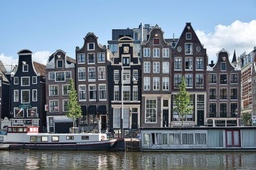
#> input picture Lab 02/1907121/images/buildings.jpg, 256 x 170 px, shrunk from 700 x 464 before the run, given in place of line5.jpg, which was not available
$ python -i three_hys.py   (imports and definitions only)   (older library calls are emulated)
#> lines starting #> are read from the running program, lines starting #| are printed output that depends on the picture; after the words box and inside, x2 and y2 are one past the last pixel; in counts of white or black regions, pixels touching at a corner belong together; long printed decimals are rounded; pictures that were not available may be replaced by others from this repository, and a replacement may not be noted
### Lab 02/1907121/edge_detection.py
import cv2
import numpy as np
import math
from matplotlib import pyplot as plt

from convolution import normalize
from convolution import convolve
from kernel_generator import *


def get_kernel():
    sigma = 0.7
    kernel,formatted_kernel = generateGaussianKernel(sigmaX=sigma, sigmaY=sigma, MUL=7)

    h = len(kernel)

    kernel_x = np.zeros((h,h))
    kernel_y = np.zeros((h,h))

    mn1 = 100
    mn2 = 100

    cx = h//2
    for x in range(h):
        for y in range(h):

            act_x = (x-cx)
            act_y = (y-cx)

            c1 = -act_x / (sigma ** 2)
            c2 = -act_y / (sigma ** 2)

            kernel_x[x,y] = c1 * kernel[x,y]
            kernel_y[x,y] = c2 * kernel[x,y]

            if kernel_x[x,y] != 0:
                mn1 = min(abs(kernel_x[x,y]),mn1)

            if kernel_y[x,y] != 0:
                mn2 = min(abs(kernel_y[x,y]),mn2)

    dr1 = (kernel_x / mn1).astype(int)
    dr2 = (kernel_y / mn2).astype(int)

    # print("x & y")
    print(dr1)
    print(dr2)
    print("Kernel_x\n",kernel_x)
    print("Kernel_y\n",kernel_y)
    return (kernel_y,kernel_x)

def merge(image_horiz, image_vert):
    height, width = image_horiz.shape
    out = np.zeros_like(image_horiz, dtype='float32')

    for x in range(0, height):
        for y in range(0, width):
            dx = image_horiz[x,y]
            dy = image_vert[x,y]

            res = math.sqrt( dx**2 + dy**2 )
            out[x,y] = res

    #out = normalize(out)
    return out

def find_next_threeshold(image, t = -1):
    total1 = 0
    total2 = 0
    c1 = 0
    c2 = 0

    h,w = image.shape
    for x in range(h):
        for y in range(w):
            px = image[x][y]
            if px > t:
                total2 += px
                c2 += 1
            else:
                total1 += px
                c1 += 1
    mu1 = total1 / c1
    mu2 = total2 / c2

    return (mu1 + mu2) / 2


def find_threeshold(image):
    total = 0
    h,w = image.shape
    for x in range(h):
        for y in range(w):
            px = image[x,y]
            total += px
    oldT = total / (h * w)

    newT = find_next_threeshold(image=image,t=oldT)
    while( abs(newT - oldT) > 0.1 ** 6 ) :
        oldT = newT
        newT = find_next_threeshold(image=image,t=oldT)
        print(f"Old: {oldT}, New: {newT}")

    return newT

def make_binary(t, image, low = 0, high = 255):
    out = image.copy()
    h,w = image.shape
    for x in range(h):
        for y in range(w):
            v = image[x,y]
            out[x,y] = high if v > t else low
    return out


def start():
    # image_path = '.\images\\lena.jpg'

    image_path = '.\images\\line5.jpg'

    image = cv2.imread( image_path, cv2.IMREAD_GRAYSCALE)
    cv2.imshow("Input", image)

    # image = cv2.GaussianBlur(image, (3,3),0)
    # cv2.imshow("Blurred", image)

    kernel_x, kernel_y = get_kernel()

    conv_x = convolve(image=image, kernel=kernel_x)
    conv_y = convolve(image=image, kernel=kernel_y)

    kernel, _ = generateGaussianKernel(sigmaX=.7,sigmaY=.7,MUL=7)
    conv_x = convolve(image=conv_x,kernel=kernel)
    conv_y = convolve(image=conv_y,kernel=kernel)
    out = merge(conv_x, conv_y)

    out_nor = normalize(out)

    cv2.imshow("X derivative", normalize(conv_x))
    cv2.imshow("Y derivative", normalize(conv_y))
    cv2.imshow("Merged", out_nor)

    #plot_historgram(out)
    t = find_threeshold(image=out_nor)
    print(f"Threeshold {t}")
    final_out = make_binary(t=t*0.8,image=out_nor)
    cv2.imshow("Threesholded", final_out)

    cv2.waitKey(0)
    cv2.destroyAllWindows()


# [35 lines left out: function doc_code, not called in this run]

start()
#test_convolve()#
#doc_code()

### Lab 02/1907121/kernel_generator.py
import numpy as np
import math
import numpy as np
import scipy.ndimage as ndimage

def generateGaussianKernel(sigmaX, sigmaY, MUL = 7):
    w = int(sigmaX * MUL) | 1
    h = int(sigmaY * MUL) | 1

    #print(w,h)

    cx = w // 2
    cy = h // 2

    kernel = np.zeros((w, h))
    c = 1 / ( 2 * 3.1416 * sigmaX * sigmaY )

    for x in range(w):
        for y in range(h):
            dx = x - cx
            dy = y - cy

            x_part = (dx*dx) / (sigmaX * sigmaX)
            y_part = (dy*dy) / (sigmaY * sigmaY)

            kernel[x][y] = c * math.exp( - 0.5 * (x_part + y_part) )

    formatted_kernel = kernel / np.min(kernel)
    formatted_kernel = formatted_kernel.astype(int)

    print("Formatted gaussian filter")
    print(formatted_kernel)

    return (kernel, formatted_kernel)

# [91 lines left out: functions generateMeanKernel, generateLaplacianKernel, generateLogKernel, generateSobelKernel, testKernel, not called in this run]


#testKernel()

### Lab 02/1907121/convolution.py
import cv2
import numpy as np
from enum import Enum

# [6 lines left out: function find_difference, not called in this run]

def normalize(image):
    copied = image.copy()
    cv2.normalize(copied,copied,0,255,cv2.NORM_MINMAX)
    return np.round(copied).astype(np.uint8)

def pad_image(image, kernel_height, kernel_width, kernel_center):
    pad_top = kernel_center[0]
    pad_bottom = kernel_height - kernel_center[0] - 1
    pad_left = kernel_center[1]
    pad_right = kernel_width - kernel_center[1] - 1

    padded_image = np.pad(image, ((pad_top, pad_bottom), (pad_left, pad_right)), mode='constant', constant_values = 0)
    return padded_image

def convolve(image, kernel, kernel_center = (-1,-1)):
    image = image.copy()
    kernel_height, kernel_width = len(kernel), len(kernel[0])

    # if kernel center is not defined, then it will use the center symmetric center
    if kernel_center[0] == -1:
        kernel_center = ( kernel_height // 2, kernel_width // 2 )

    # pad the input image based on kernel and center
    padded_image = pad_image(image = image,  kernel_height = kernel_height, kernel_width = kernel_width, kernel_center = kernel_center)

    # generating output with dummy zeros(0)
    output = np.zeros_like(padded_image, dtype='float32')

    # [8 lines of commented-out code are left out]
    padded_height, padded_width = padded_image.shape

    kcx = kernel_center[0]
    kcy = kernel_center[1]

    # iterating through height. For (1,1) kernel, it iterates from 1 to (h - 1)
    for x in range( kcx, padded_height - ( kernel_height - (kcx+1)) ):
        # iterate through width. For (1,1) kernel, it iterates from 1 to (w - 1)
        for y in range( kcy, padded_width - ( kernel_width - (kcy + 1)) ):
            image_start_x = x - kcx
            image_start_y = y - kcy

            sum = 0
            NX = kernel_height // 2
            NY = kernel_width // 2
            for kx in range( -NX, NX+1):
                for ky in range( -NY, NY+1 ):
            # for kx in range(0, kernel_height):
            #     for ky in range(0, kernel_width):
                    rel_pos_in_kernel_x = kx + NX # x-i
                    rel_pos_in_kernel_y = ky + NY # y-j

                    rel_pos_in_image_x = NX - kx # 2
                    rel_pos_in_image_y = NY - ky # 2

                    act_pos_in_image_x = rel_pos_in_image_x + image_start_x # 2 + 2 = 4
                    act_pos_in_image_y = rel_pos_in_image_y + image_start_y # 3 + 2 = 5

                    k_val = kernel[ rel_pos_in_kernel_x ][ rel_pos_in_kernel_y ]
                    i_val = padded_image[ act_pos_in_image_x ][ act_pos_in_image_y ]
                    # k_val = kernel[ kx ][ ky ]
                    # i_val = padded_image[ kx+image_start_x ][ ky+image_start_y ]

                    sum +=  k_val * i_val
            output[x,y] = sum

    out = output[kernel_center[0]:-kernel_height + kernel_center[0] + 1, kernel_center[1]:-kernel_width + kernel_center[1] + 1]
    return out


# image = np.array([
#     [1,2,3],
#     [4,5,6],
#     [7,8,9]
# ])

# kernel = np.array([
#     [1,2,3],
#     [4,5,6],
#     [7,8,9]
# ])

# kernel = np.array([
#     [0,0,0],
#     [0,1,0],
#     [0,0,0]
# ])

#out = convolve(image=image, kernel=kernel,kernel_center=(-1,-1))
#print(out)

### Lab 02/1907121/three_hys.py
import cv2
import numpy as np
from scipy import ndimage
from matplotlib import pyplot as plt

from convolution import normalize, convolve
from edge_detection import find_threeshold
#> call 2 of convolve, with kernel = array of shape (5, 5), kernel_center = (-1, -1)
#> after the loop in convolve (call 2), `for x in range( kcx, padded_height - ( kernel_height - (kcx+1)) ):`:
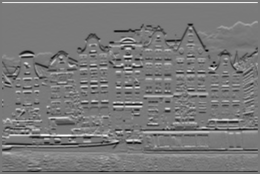
#> output: shape (174, 260) float32; min -89.61, max 98.02, mean -0.2; drawn with min black and max white
#> after the loop in merge, `for x in range(0, height):`:
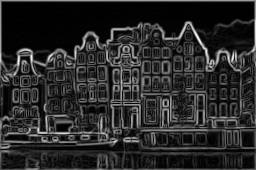
#> out: shape (170, 256) float32; min 0.000877, max 80.15, mean 13.1; drawn with min black and max white
#> after the loop in find_threeshold, `for x in range(h):`: total = 1818788
#> in find_threeshold, `oldT = total / (h * w)`: oldT = 41.79
#> after the loop in find_next_threeshold, `for x in range(h):`: c1 = 26246; c2 = 17274; total1 = 382254; total2 = 1436534
#> in find_next_threeshold, `mu1 = total1 / c1`: mu1 = 14.56
#> in find_next_threeshold, `mu2 = total2 / c2`: mu2 = 83.16
#> in find_threeshold, `newT = find_next_threeshold(image=image,t=oldT)`: newT = 48.86
#> the loop in find_threeshold, `while( abs(newT - oldT) > 0.1 ** 6 ) :` made 6 passes
#> (oldT, mu1 in find_next_threeshold, mu2 in find_next_threeshold, newT) on passes 1 to 6: (48.86, 17.03, 89.12, 53.08), (53.08, 18.65, 93.18, 55.92), (55.92, 19.31, 94.86, 57.08), (57.08, 19.96, 96.53, 58.24), (58.24, 20.26, 97.32, 58.79), (58.79, 20.26, 97.32, 58.79)
#| Old: 48.863, New: 53.078
#| Old: 53.078, New: 55.916
#| Old: 55.916, New: 57.085
#| Old: 57.085, New: 58.244
#| Old: 58.244, New: 58.792
#| Old: 58.792, New: 58.792
#> in start, `t = find_threeshold(image=out_nor)`: t = 58.79
#| Threeshold 58.792
#> after the loop in make_binary, `for x in range(h):`:
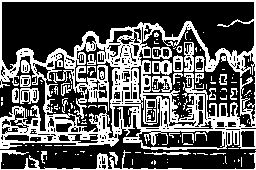
#> out: shape (170, 256); 35% white; 157 white regions (125 under 20 px), largest, box (x1, y1, x2, y2) and area: (0, 0, 256, 150) 11741, (0, 150, 256, 170) 736, (184, 42, 194, 72) 211

def perform_threshold(image, threes):
    highThreshold = threes * 0.5
    lowThreshold = highThreshold * 0.5

    M, N = image.shape
    res = np.zeros((M,N), dtype=np.int32)

    weak = np.int32(75)
    strong = np.int32(255)

    strong_i, strong_j = np.where(image >= highThreshold)
    # zeros_i, zeros_j = np.where(image < lowThreshold)
    weak_i, weak_j = np.where( np.logical_and( (image <= highThreshold), (image >= lowThreshold) ) )

    res[strong_i, strong_j] = strong
    res[weak_i, weak_j] = weak

    return (res, weak, strong)

def plot_histogram(img):
    histr = cv2.calcHist([img],[0],None,[256],[0,256])
    plt.plot(histr)
    plt.show()

def perform_hysteresis(image, weak, strong = 255):
    M, N = image.shape
    out = image.copy()

    for i in range(1, M-1):
        for j in range(1, N-1):
            if (image[i, j] == weak):
                if np.any( image[i-1:i+2, j-1:j+2] == strong):
                    out[i, j] = strong
                else:
                    out[i, j] = 0
    return out


def start():
    image_path = 'images\suppressed.jpg'
    #image_path = 'images\lena.jpg'
    image = cv2.imread( image_path, cv2.IMREAD_GRAYSCALE)
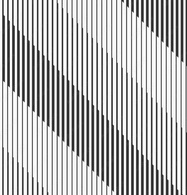
#> input picture Lab 02/1907121/images/line3.jpg, 187 x 195 px, shrunk from 512 x 532 before the run, given in place of suppressed.jpg, which was not available
#> image is the input picture: shape (195, 187); min 26, max 255, mean 180.8
    plot_histogram(img=image)
#> in plot_histogram, `histr = cv2.calcHist([img],[0],None,[256],[0,256])`: histr = 256 values, max 7234 at index 255, min 0 at index 0, mean 142.4
#> in plot_histogram, `plt.show()`:
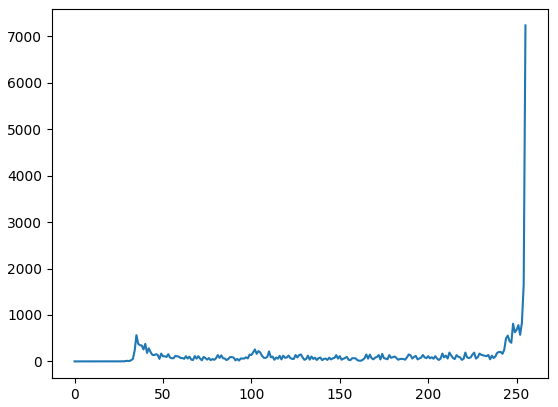
#> figure drawn by matplotlib, 1 panel; curve peaks at x = 255, y = 7234

    threes_val = find_threeshold(image=image)
#> the loop in find_threeshold (call 2), `while( abs(newT - oldT) > 0.1 ** 6 ) :` made 4 passes
#> (oldT, mu1 in find_next_threeshold, mu2 in find_next_threeshold, newT) on passes 1 to 4: (167.2, 86.43, 238.2, 162.3), (162.3, 83.72, 236.8, 160.3), (160.3, 83.54, 236.7, 160.1), (160.1, 83.54, 236.7, 160.1)
#| Old: 167.238, New: 162.333
#| Old: 162.333, New: 160.259
#| Old: 160.259, New: 160.122
#| Old: 160.122, New: 160.122
#> threes_val = 160.1
    print(f"Threeshold value: {threes_val}")
#| Threeshold value: 160.122

    threes_otsu, _ = cv2.threshold(image, 0, 255, cv2.THRESH_BINARY + cv2.THRESH_OTSU)
#> threes_otsu = 160
    print(f"Threeshold value(OTSU): {threes_otsu}")
#| Threeshold value(OTSU): 160.0

    image = normalize(image=image)
#> in normalize (call 4), `cv2.normalize(copied,copied,0,255,cv2.NORM_MINMAX)`:
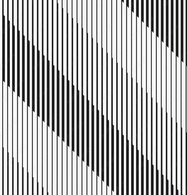
#> copied: shape (195, 187); min 0, max 255, mean 172.4
    threes_image, weak, strong = perform_threshold(image, threes=threes_val)
#> in perform_threshold, `highThreshold = threes * 0.5`: highThreshold = 80.06
#> in perform_threshold, `lowThreshold = highThreshold * 0.5`: lowThreshold = 40.03
#> in perform_threshold, `weak_i, weak_j = np.where( np.logical_and( (image <= highThreshold), (..`: weak_i = 2425 values from 0 to 194; weak_j = 2425 values, max 186 at index 1532, min 2 at index 0, mean 81.44
#> weak = 75; strong = 255
    #print(weak,strong)

    cv2.imshow("Threesholded image", normalize(threes_image) )
    cv2.waitKey(0)

    final_output = perform_hysteresis( image=threes_image, weak=weak)
#> after the loop in perform_hysteresis, `for i in range(1, M-1):`:
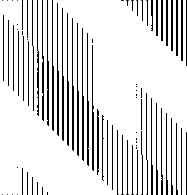
#> out: shape (195, 187) int32; min 0, max 255, mean 217.8
    cv2.imshow("Final Result", normalize(final_output))

    # [6 lines of commented-out code are left out]

    cv2.waitKey(0)
    cv2.destroyAllWindows()

#start()

>>> result = start()
